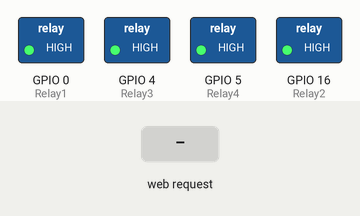
Simulated run of this sketch. Board: ESP8266 (NodeMCU). Parts: switched loads named in the sketch (green lamp = pin HIGH). The test bench sets the inputs (shaded band). WiFi joins after 1.5 s; servers stay silent unless stated; what the sketch prints to the serial monitor is not drawn.

Above: at 2.7 s.
2.8 s: HTTP request GET /Relay1ON received
At 4.0 s:
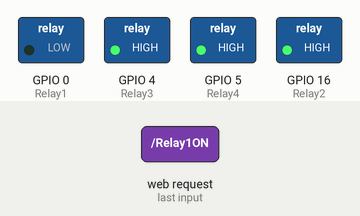
4.3 s: HTTP request GET /Relay2ON received
At 5.2 s:
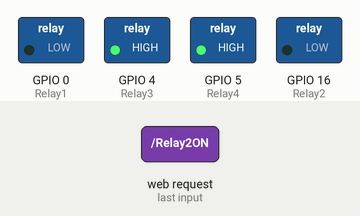
5.8 s: HTTP request GET /Relay1OFF received
At 6.3 s:
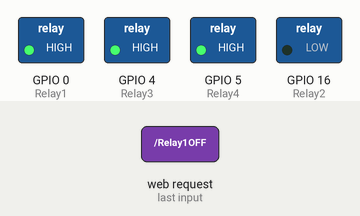
7.3 s: HTTP request GET /Relay3ON received
At 8.5 s:
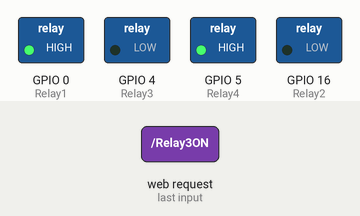
8.8 s: HTTP request GET /Relay2OFF received
At 9.8 s:
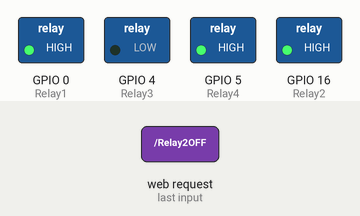
10.3 s: HTTP request GET /Relay4ON received
At 11.0 s:
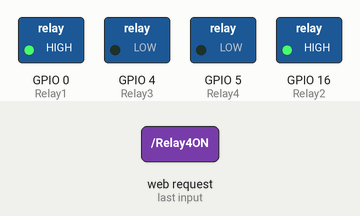
Timing chart, 0 to 12.8 s (numbered marks = the images above; inputs shaded):
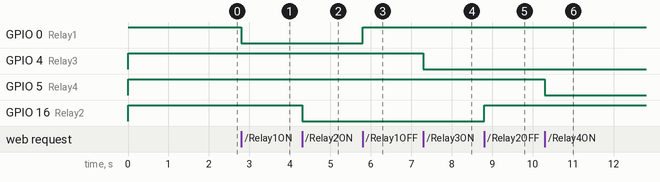

The sketch:

HOMEAUTOMATION.ino
```cpp
#include <ESP8266WiFi.h>
WiFiClient client;
WiFiServer server(80);

/* WIFI settings */
const char* ssid = "******";   //WIFI SSID
const char* password = "********";    //WIFI PASSWORD

/* data received from application */
String  data ="";


int Relay1 = 0;    //D3
int Relay2 = 16;    //D0
int Relay3 = 4;     //D2
int Relay4 = 5;     //D1


void setup()
{

  pinMode(Relay1, OUTPUT);
  pinMode(Relay2, OUTPUT);
  pinMode(Relay3, OUTPUT);
  pinMode(Relay4, OUTPUT);

  digitalWrite(Relay1,HIGH);
  digitalWrite(Relay2,HIGH);
  digitalWrite(Relay3,HIGH);
  digitalWrite(Relay4,HIGH);

  /* start server communication */
  Serial.begin(115200);
  connectWiFi();
  server.begin();
}

void loop()
{
    /* If the server available, run the "checkClient" function */
    client = server.available();
    if (!client) return;
    data = checkClient ();
Serial.print(data);


    if (data == "Relay1ON")
    {
      digitalWrite(Relay1,LOW);
      }

    else if (data == "Relay1OFF")
    {
      digitalWrite(Relay1,HIGH);
      }

    else if (data == "Relay2ON")
    {
      digitalWrite(Relay2,LOW);
      }

    else if (data == "Relay2OFF")
    {
      digitalWrite(Relay2,HIGH);
      }

    else if (data == "Relay3ON")
    {
      digitalWrite(Relay3,LOW);
      }

    else if (data == "Relay3OFF")
    {
      digitalWrite(Relay3,HIGH);
      }

    else if (data == "Relay4ON")
    {
      digitalWrite(Relay4,LOW);
      }

    else if (data == "Relay4OFF")
    {
      digitalWrite(Relay4,HIGH);
      }

}

void connectWiFi()
{
  Serial.println("Connecting to WIFI");
  WiFi.begin(ssid, password);
  while ((!(WiFi.status() == WL_CONNECTED)))
  {
    delay(300);
    Serial.print("..");
  }
  Serial.println("");
  Serial.println("WiFi connected");
  Serial.println("NodeMCU Local IP is : ");
  Serial.print((WiFi.localIP()));
}

String checkClient (void)
{
  while(!client.available()) delay(1);
  String request = client.readStringUntil('\r');
  request.remove(0, 5);
  request.remove(request.length()-9,9);
  return request;
}
```

Measured:
- after the input at 2.8 s, GPIO 0 (Relay1): HIGH → LOW at once
- after the input at 4.3 s, GPIO 16 (Relay2): HIGH → LOW at once
- after the input at 5.8 s, GPIO 0 (Relay1): LOW → HIGH at once
- after the input at 7.3 s, GPIO 4 (Relay3): HIGH → LOW at once
- after the input at 8.8 s, GPIO 16 (Relay2): LOW → HIGH at once
- after the input at 10.3 s, GPIO 5 (Relay4): HIGH → LOW at once
